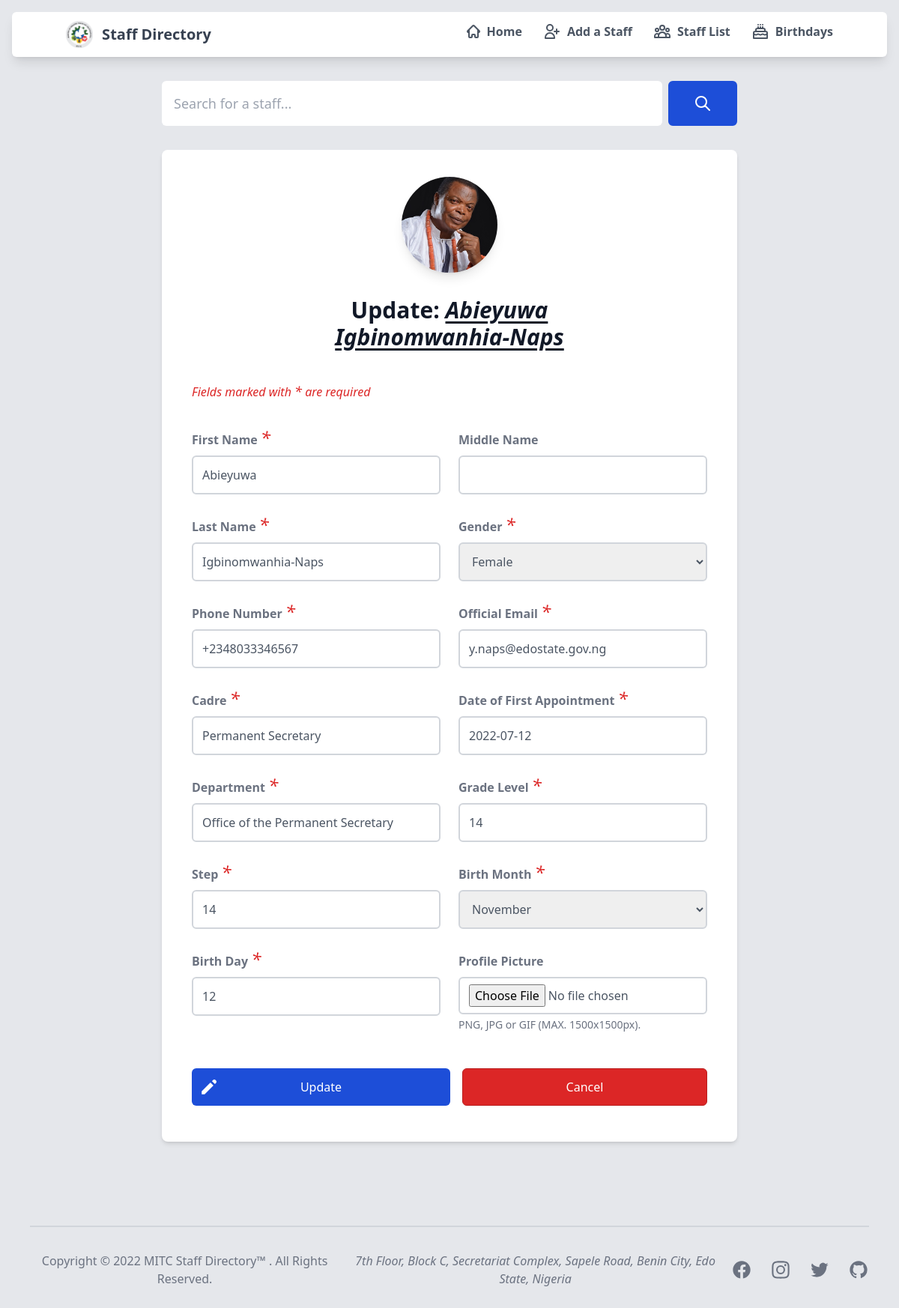
The page /staff/1/update/ on the database as committed earlier.
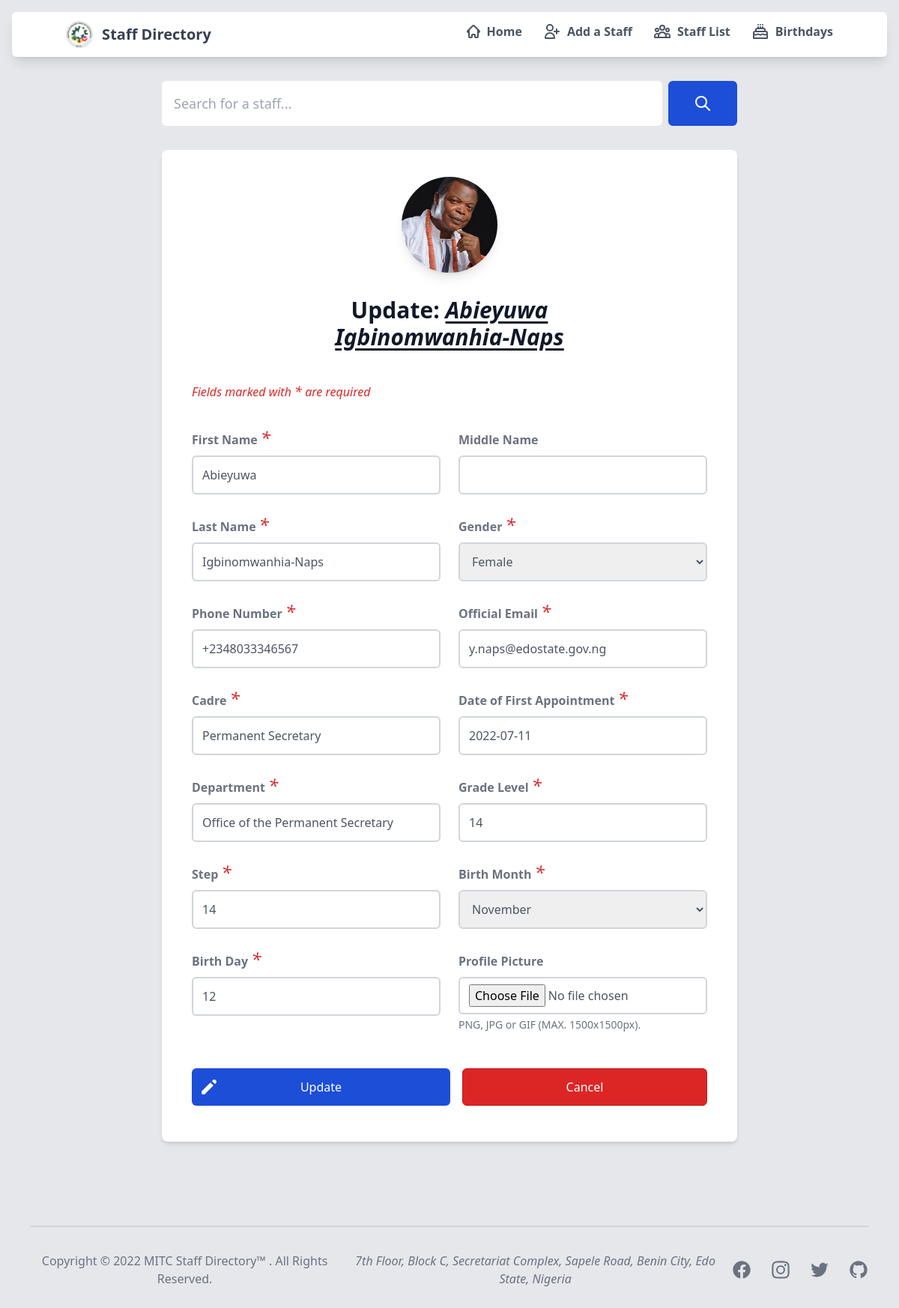
The same page on the database as committed later.
### sendmail/models.py (models this page shows, shortened)
class staffDetails(models.Model):
    first_name = models.CharField('First Name', max_length=20, null=False)
    middle_name = models.CharField('Middle Name', max_length=20, null=True, blank=True)
    last_name = models.CharField('Last Name', max_length=20, null=False)
    phone_number = PhoneNumberField(('Phone Number'), default='08012345678')
    email = models.EmailField('Official Email', max_length = 254, null=False)
    cadre = models.CharField('Cadre', max_length=50, null=False)
    first_appointment = models.DateField(("Date of First Appointment"), default=datetime.date.today, null=False, blank=False)
    department = models.CharField('Department', max_length=100, null=False, default='Admin Dept (default)')
    level = models.IntegerField('Grade Level', null=False)
    step = models.IntegerField('Step', null=False)
    staff_image = models.ImageField(
        verbose_name="Profile Picture",
        upload_to='staffimages',
        default='staffimages/default.jpg'
    )
    GENDER = (
        (1, 'Male'),
        (2, 'Female'),
        (3, 'Prefer not to say')
    )
    gender = models.IntegerField('Gender', choices=GENDER, default=2)
    MONTHS = (
        (1, 'January'),
        (2, 'February'),
        (3, 'March'),
        (4, 'April'),
        (5, 'May'),
        (6, 'June'),
        (7, 'July'),
        (8, 'August'),
        (9, 'September'),
        (10, 'October'),
        (11, 'November'),
        (12, 'December')
    )
    birth_month = models.IntegerField('Birth Month', choices=MONTHS, default=1)
    birth_day = models.IntegerField('Birth Day', null=False)
    class Meta:
        db_table = 'sendmail_staffdetails'

### sendmail/views.py (the view)
# urls.py: re_path(r'^staff/(?P<pk>\d+)/update/$', views.staffDetailsUpdate.as_view(), name='updatestaff'),
class staffDetailsUpdate(UpdateView):
    model = staffDetails
    form_class = staffDetailsUpdateForm
    context_object_name = 'staff'
    template_name = 'updatestaff.html'

### sendmail/forms.py
class staffDetailsUpdateForm(forms.ModelForm):
    staff_image = forms.ImageField(label='Profile Picture', widget=forms.FileInput)
    class Meta:
        model = staffDetails
        fields = [
            'first_name', 'middle_name', 'last_name', 'gender', 'phone_number', 'email',
            'cadre', 'first_appointment', 'department', 'level', 'step', 'staff_image',
            'birth_month', 'birth_day'
        ]

### sendmail/templates/updatestaff.html (shortened to what the changed rows need)
{% extends "base.html" %}
{% load static %}
{% load widget_tweaks %}
{% block content %}
    <div class="max-w-3xl min-h-full flex items-center justify-center mx-auto mb-20 py-8 sm:px-6 md:px-0 lg:px-0">
        <div class="w-full bg-white -mt-4 shadow-md rounded-lg px-10 py-8">
            <form action="" method="POST" enctype="multipart/form-data">
                <div class="mb-4 flex flex-col items-center">
                    <img class="mb-4 mt-1 w-32 h-32 rounded-full shadow-lg" src="{{ staff.staff_image.url }}"
                        alt="{{ staff.first_name }} {{ staff.last_name }} image">
                </div>
                <div class="w-full mb-6 md:w-[450px] md:mx-auto">
                    <h2 class="text-center text-3xl font-extrabold text-gray-900">
                        Update: <span class="underline underline-offset-4"><em>{{ staff.first_name }} {{ staff.last_name }}</em></span>
                    </h2>
                </div>
                <div class="grid gap-6 mt-8 md:mt-8 mb-6 lg:grid-cols-2">
                    <div>
                        <label for="first_name" class="block mb-2 text-md font-bold text-gray-500 dark:text-gray-300">{{ form.first_name.label }}<span class="ml-1 text-2xl font-medium text-red-600"><em>*</em></span></label>
                        {% render_field form.first_name class+="text-md md:text-md font-medium block rounded-md w-full p-3 border border-2 border-gray-300 placeholder-gray-500 text-gray-600 focus:outline-none focus:ring-indigo-500 focus:border-indigo-500 focus:z-10" %}
                    </div>
                    <div>
                        <label for="middle_name" class="block mb-2 text-md font-bold text-gray-500 dark:text-gray-300">{{ form.middle_name.label }}</label>
                        {% render_field form.middle_name class+="text-md md:text-md font-medium block rounded-md w-full p-3 border border-2 border-gray-300 placeholder-gray-500 text-gray-600 focus:outline-none focus:ring-indigo-500 focus:border-indigo-500 focus:z-10" %}
                    </div>
                    <div>
                        <label for="last_name" class="block mb-2 text-md font-bold text-gray-500 dark:text-gray-300">{{ form.last_name.label }}<span class="ml-1 text-2xl font-medium text-red-600"><em>*</em></span></label>
                        {% render_field form.last_name class+="text-md md:text-md font-medium block rounded-md w-full p-3 border border-2 border-gray-300 placeholder-gray-500 text-gray-600 focus:outline-none focus:ring-indigo-500 focus:border-indigo-500 focus:z-10" %}
                    </div>
                    <div>
                        <label for="gender" class="block mb-2 text-md font-bold text-gray-500 dark:text-gray-300">{{ form.gender.label }}<span class="ml-1 text-2xl font-medium text-red-600"><em>*</em></span></label>
                        {% render_field form.gender class+="text-md md:text-md font-medium block rounded-md w-full p-3 border border-2 border-gray-300 placeholder-gray-500 text-gray-600 focus:outline-none focus:ring-indigo-500 focus:border-indigo-500 focus:z-10" %}
                    </div>
                    <div>
                        <label for="phone_number" class="block mb-2 text-md font-bold text-gray-500 dark:text-gray-300">{{ form.phone_number.label }}<span class="ml-1 text-2xl font-medium text-red-600"><em>*</em></span></label>
                        {% render_field form.phone_number class+="text-md md:text-md font-medium block rounded-md w-full p-3 border border-2 border-gray-300 placeholder-gray-500 text-gray-600 focus:outline-none focus:ring-indigo-500 focus:border-indigo-500 focus:z-10" %}
                    </div>
                    <div>
                        <label for="email" class="block mb-2 text-md font-bold text-gray-500 dark:text-gray-300">{{ form.email.label }}<span class="ml-1 text-2xl font-medium text-red-600"><em>*</em></span></label>
                        {% render_field form.email class+="text-md md:text-md font-medium block rounded-md w-full p-3 border border-2 border-gray-300 placeholder-gray-500 text-gray-600 focus:outline-none focus:ring-indigo-500 focus:border-indigo-500 focus:z-10" %}
                    </div>
                    <div>
                        <label for="cadre" class="block mb-2 text-md font-bold text-gray-500 dark:text-gray-300">{{ form.cadre.label }}<span class="ml-1 text-2xl font-medium text-red-600"><em>*</em></span></label>
                        {% render_field form.cadre class+="text-md md:text-md font-medium block rounded-md w-full p-3 border border-2 border-gray-300 placeholder-gray-500 text-gray-600 focus:outline-none focus:ring-indigo-500 focus:border-indigo-500 focus:z-10" %}
                    </div>
                    <div>
                        <label for="department" class="block mb-2 text-md font-bold text-gray-500 dark:text-gray-300">{{ form.first_appointment.label }}<span class="ml-1 text-2xl font-medium text-red-600"><em>*</em></span></label>
                        {% render_field form.first_appointment id="datepicker" type=text class+="text-md md:text-md font-medium block rounded-md w-full p-3 border border-2 border-gray-300 bg-white placeholder-gray-500 text-gray-600 focus:outline-none focus:ring-indigo-500 focus:border-indigo-500 focus:z-10" %}
                    </div>
                    <div>
                        <label for="department" class="block mb-2 text-md font-bold text-gray-500 dark:text-gray-300">{{ form.department.label }}<span class="ml-1 text-2xl font-medium text-red-600"><em>*</em></span></label>
                        {% render_field form.department class+="text-md md:text-md font-medium block rounded-md w-full p-3 border border-2 border-gray-300 bg-white placeholder-gray-500 text-gray-600 focus:outline-none focus:ring-indigo-500 focus:border-indigo-500 focus:z-10" %}
                    </div>
                    <div>
                        <label for="level" class="block mb-2 text-md font-bold text-gray-500 dark:text-gray-300">{{ form.level.label }}<span class="ml-1 text-2xl font-medium text-red-600"><em>*</em></span></label>
                        {% render_field form.level class+="text-md md:text-md font-medium block rounded-md w-full p-3 border border-2 border-gray-300 placeholder-gray-500 text-gray-600 focus:outline-none focus:ring-indigo-500 focus:border-indigo-500 focus:z-10" %}
                    </div>
                    <div>
                        <label for="step" class="block mb-2 text-md font-bold text-gray-500 dark:text-gray-300">{{ form.step.label }}<span class="ml-1 text-2xl font-medium text-red-600"><em>*</em></span></label>
                        {% render_field form.step class+="text-md md:text-md font-medium block rounded-md w-full p-3 border border-2 border-gray-300 placeholder-gray-500 text-gray-600 focus:outline-none focus:ring-indigo-500 focus:border-indigo-500 focus:z-10" %}
                    </div>
                    <div>
                        <label for="birth_month" class="block mb-2 text-md font-bold text-gray-500 dark:text-gray-300">{{ form.birth_month.label }}<span class="ml-1 text-2xl font-medium text-red-600"><em>*</em></span></label>
                        {% render_field form.birth_month class+="text-md md:text-md font-medium block rounded-md w-full p-3 border border-2 border-gray-300 placeholder-gray-500 text-gray-600 focus:outline-none focus:ring-indigo-500 focus:border-indigo-500 focus:z-10" %}
                    </div>
                    <div>
                        <label for="birth_day" class="block mb-2 text-md font-bold text-gray-500 dark:text-gray-300">{{ form.birth_day.label }}<span class="ml-1 text-2xl font-medium text-red-600"><em>*</em></span></label>
                        {% render_field form.birth_day class+="text-md md:text-md font-medium block rounded-md w-full p-3 border border-2 border-gray-300 placeholder-gray-500 text-gray-600 focus:outline-none focus:ring-indigo-500 focus:border-indigo-500 focus:z-10" %}
                    </div>
                    <div>
                        <label for="staff_image" class="block mb-2 text-md font-bold text-gray-500 dark:text-gray-300">{{ form.staff_image.label }}</label>
                        {% render_field form.staff_image class+="cursor-pointer text-md md:text-md font-medium block rounded-md md:w-full w-full px-3 py-2 border border-2 border-gray-300 placeholder-gray-500 text-gray-600 focus:outline-none focus:ring-indigo-500 focus:border-indigo-500" %}
                        <p class="mt-1 text-sm text-gray-500 dark:text-gray-300" id="file_input_help">PNG, JPG or GIF (MAX. 1500x1500px).</p>
                    </div>
                </div>
            </form>
        </div>
    </div>
{% endblock %}

Rows that differ between the two databases and show on the page:
changed staffDetails "Abieyuwa": first_appointment "2022-07-12" → "2022-07-11"
